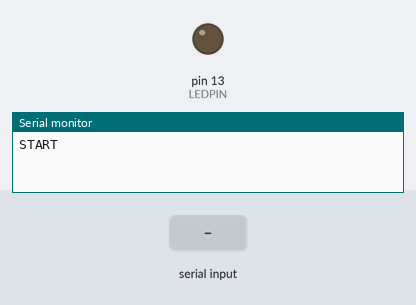
A sketch run on a simulated Arduino Uno, built with avr-gcc and run on an emulated ATmega328P. Parts: output pins drawn as LEDs (lit = HIGH), the last lines printed to the serial monitor. The test bench sets the inputs (shaded band).

Above: at 1.2 s.
1.3 s: "1" received over Serial
At 1.9 s:
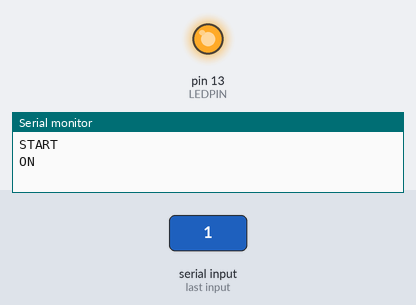
2.8 s: "0" received over Serial
At 4.2 s:
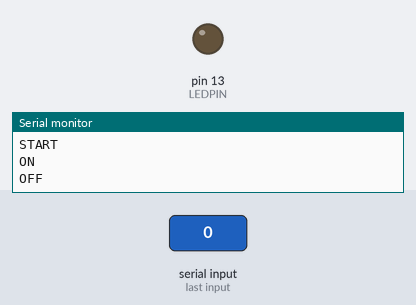
Timing chart, 0 to 5.8 s (numbered marks = the images above; inputs shaded):
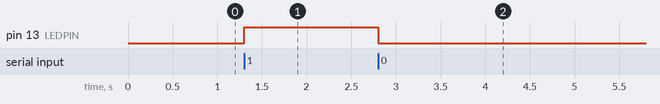

Measured:
- after the input at 1.3 s, pin 13 (LEDPIN): LOW → HIGH at once
- after the input at 2.8 s, pin 13 (LEDPIN): HIGH → LOW at once

The sketch:

MySerialInterfaceV2.ino
```cpp
// MySerialInterface v2
// Turn the LED on and off by sending 0 and 1 over serial
// By David McDonald 17/05/2022

#define LEDPIN LED_BUILTIN

void setup() {
  // put your setup code here, to run once:
  Serial.begin(9600);
  Serial.println("START");
  pinMode(LEDPIN, OUTPUT);
}

void loop() {
  // put your main code here, to run repeatedly:
  while (Serial.available()) {
    char c = Serial.read();
    if (c == '0') {
      Serial.println("OFF");
      digitalWrite(LEDPIN, LOW);
    }
    if (c == '1') {
      Serial.println("ON");
      digitalWrite(LEDPIN, HIGH);
    }
  }
}
```
